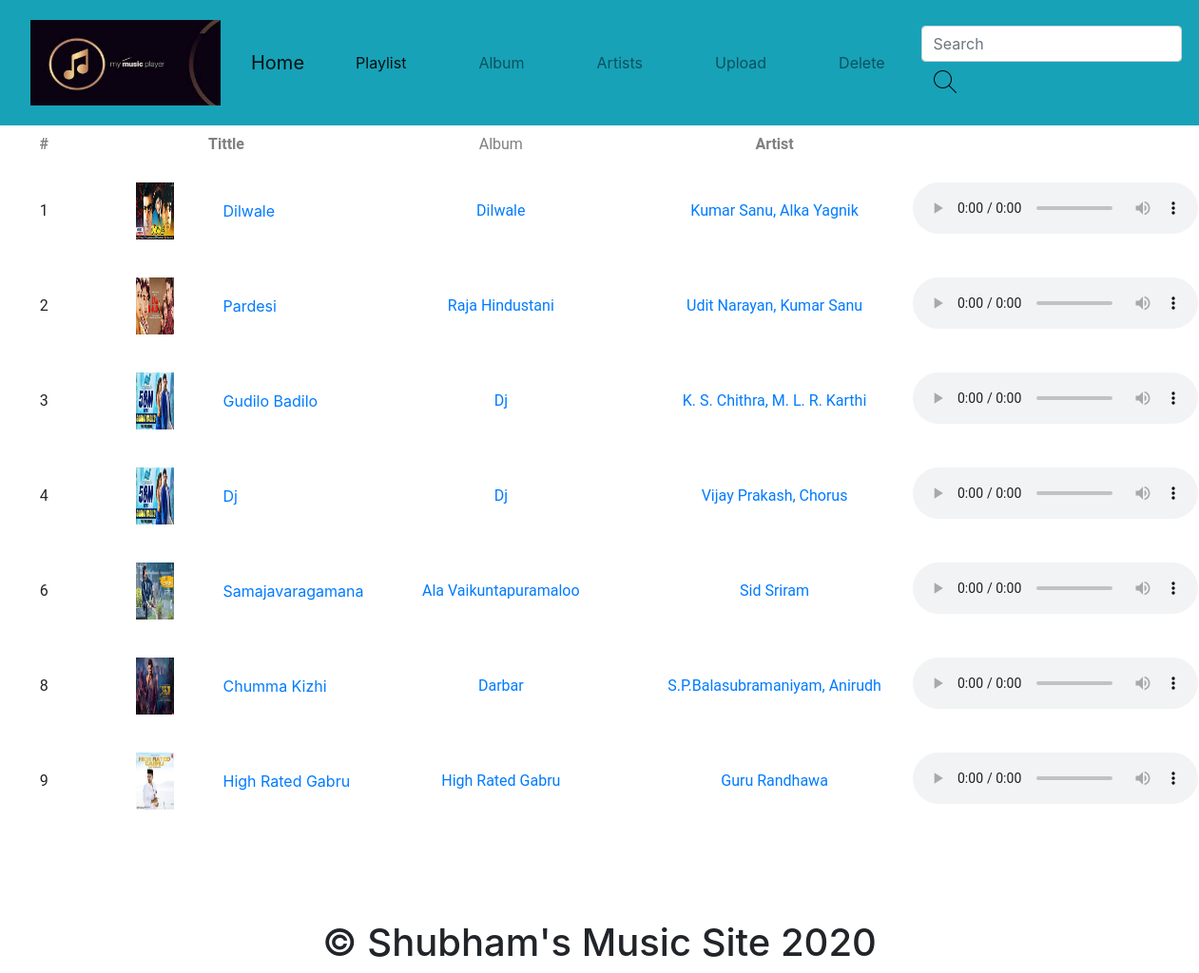
The app's page /view_all/ with its own data.
### appMusic/models.py (models this page shows)
class MusicModel(models.Model):
    songid = models.AutoField(primary_key=True)
    title = models.CharField(max_length=30)
    artist = models.CharField(max_length=30)
    song_image = models.ImageField(upload_to="songs_images/")
    song = models.FileField(upload_to="songs/")
    album_name = models.ForeignKey(MovieModel, on_delete=models.CASCADE)

### appMusic/views.py (the view)
# urls.py: path('view_all/', views.View_all.as_view(), name="view_all"),
class View_all(View):
    def get(self, request):
        a = MusicModel.objects.all()
        return render(request, 'view_all.html', {"all":a})

### templates/view_all.html (shortened to what this page needs)
<!doctype html>
<html lang="en">
  <head>
    <link rel="stylesheet" href="https://stackpath.bootstrapcdn.com/bootstrap/4.4.1/css/bootstrap.min.css">
  </head>
  <body>
  {% include 'Navbar.html' %}
    <table align="center" border="0">
        <tr align="center">
            <th width="100" height="40" style="font-family: Roboto;color: grey">
                #
            </th>
            <th width="400" colspan="2" style="font-family: Roboto;color: grey">
                Tittle
            </th>
            <td width="300" style="font-family: Roboto;color: grey">
                Album
            </td>
            <th width="300" style="font-family: Roboto;color: grey">
                Artist
            </th>
        </tr>
        {% for x in all %}
        <tr align="center">
            <td height="100" style="font-family: Roboto">
                {{ x.songid }}
            </td>
            <td style="font-family: Roboto" width="150">
                <a href="{% url 'one_song' %}?s={{ x.songid }}">
                    <img src="{{ x.song_image.url }}" width="40" height="60">
                </a>
            </td>
            <td style="text-align: left">
                <a href="{% url 'one_song' %}?s={{ x.songid }}">
                    {{ x.title }}
                </a>
            </td>
            <td style="font-family: Roboto">
                <a href="{% url 'one_album' %}?m={{ x.album_name_id }}">
                {{ x.album_name_id }}
                </a>
            </td>
            <td style="font-family: Roboto">
                <a href="{% url 'one_artist' %}?a={{ x.artist }}">
                {{ x.artist }}
                </a>
            </td>
        <td>
            <audio src="{{ x.song.url }}" controls></audio>
            </td>
        </tr>
        {% endfor %}
    </table>
  {% include 'footer.html' %}
  </body>
</html>

### records on screen
MusicModel: songid "1", song_image (picture), title "Dilwale", album_name_id "Dilwale", artist "Kumar Sanu, Alka Yagnik"
MusicModel: songid "2", song_image (picture), title "Pardesi", album_name_id "Raja Hindustani", artist "Udit Narayan, Kumar Sanu"
MusicModel: songid "3", song_image (picture), title "Gudilo Badilo", album_name_id "Dj", artist "K. S. Chithra, M. L. R. Karthi"
MusicModel: songid "4", song_image (picture), title "Dj", album_name_id "Dj", artist "Vijay Prakash, Chorus"
MusicModel: songid "6", song_image (picture), title "Samajavaragamana", album_name_id "Ala Vaikuntapuramaloo", artist "Sid Sriram"
MusicModel: songid "8", song_image (picture), title "Chumma Kizhi", album_name_id "Darbar", artist "S.P.Balasubramaniyam, Anirudh"
MusicModel: songid "9", song_image (picture), title "High Rated Gabru", album_name_id "High Rated Gabru", artist "Guru Randhawa"
